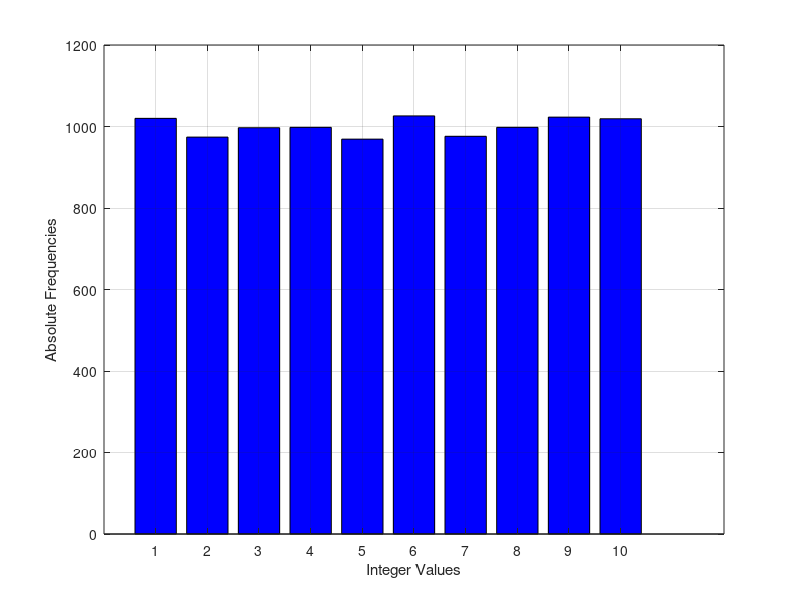

This chart was generated by the following MATLAB code:
clc
clear all
% Set the elements of the random matrix A that are uniformly distributed in
% the [1..10] interval.
A = ceil(10*rand(100,100));
EvenRows = A([2:2:100],:);
EvenRowsMean = sum(sum(EvenRows))/numel(EvenRows);
% or equivalently
EvenRowsMean = mean(mean(EvenRows));
OddColumns = A(:,[1:2:99]);
OddColumnsMean = mean(mean(OddColumns));
% or equivalently
OddColumnsMean = sum(sum(OddColumns))/numel(OddColumns);
% Transform matrix A into a row vector.
V = reshape(A,1,numel(A));
% Compute the histogram of frequencies.
F = hist(V,[1:1:10]);
figure('Name','Frequency Histogram')
bar([1:1:10],F,'b')
xlabel('Integer Values')
ylabel('Absolute Frequencies')
grid on
% Compute the mean frequencies of even and odd elements in the [1..10] elements.
Feven_mean = mean(F([2:2:10]))
Fodd_mean = mean(F([1:2:9]))